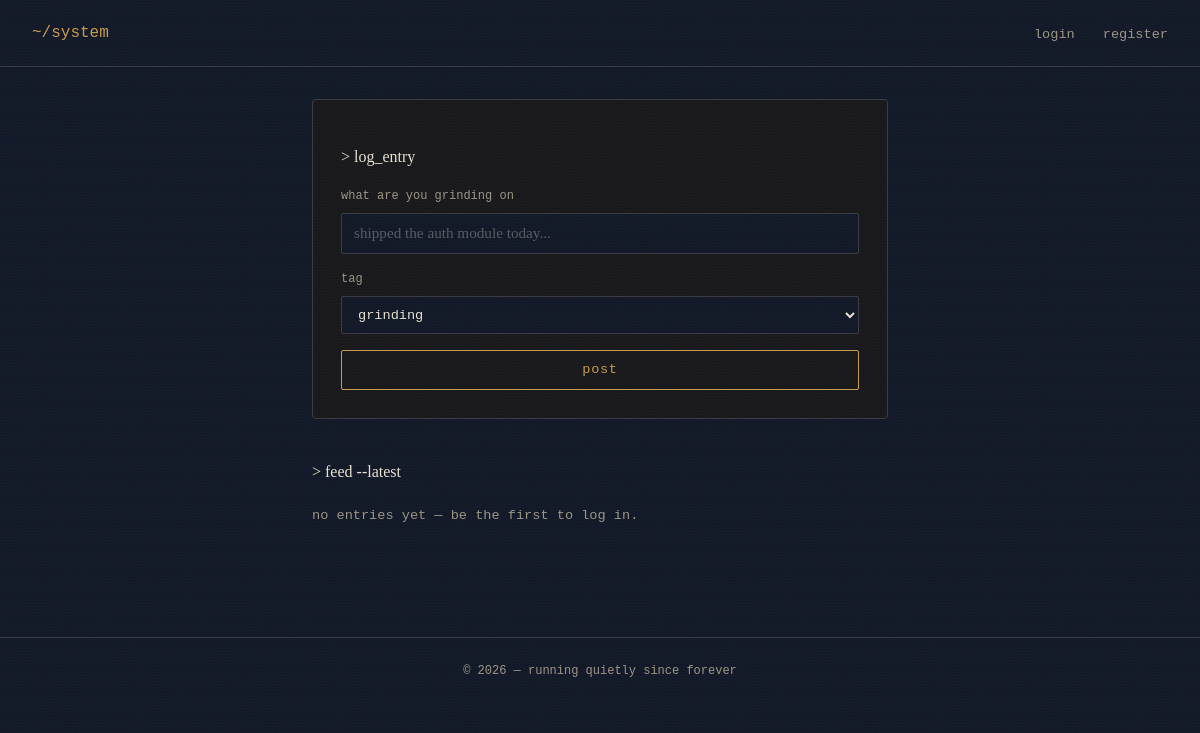
The app's page /grindfeed, older data.
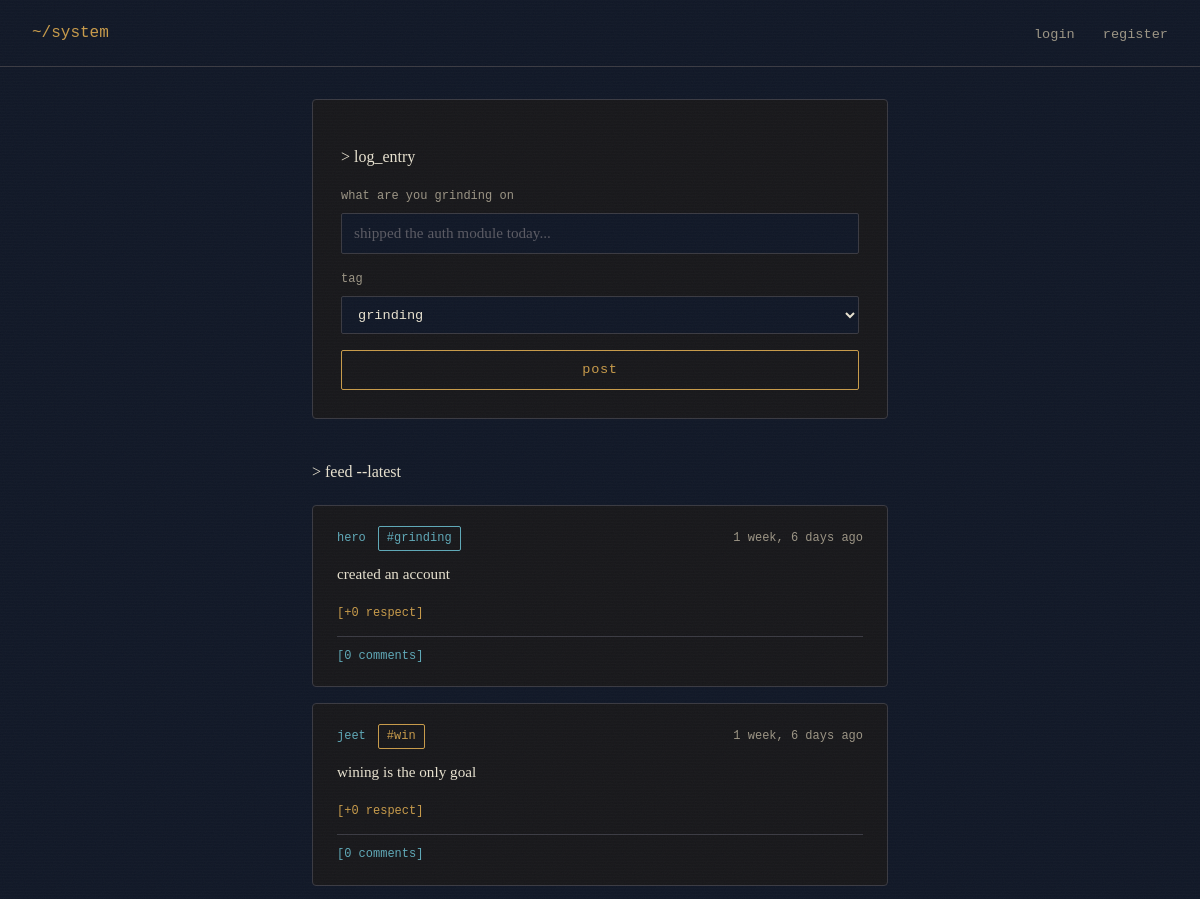
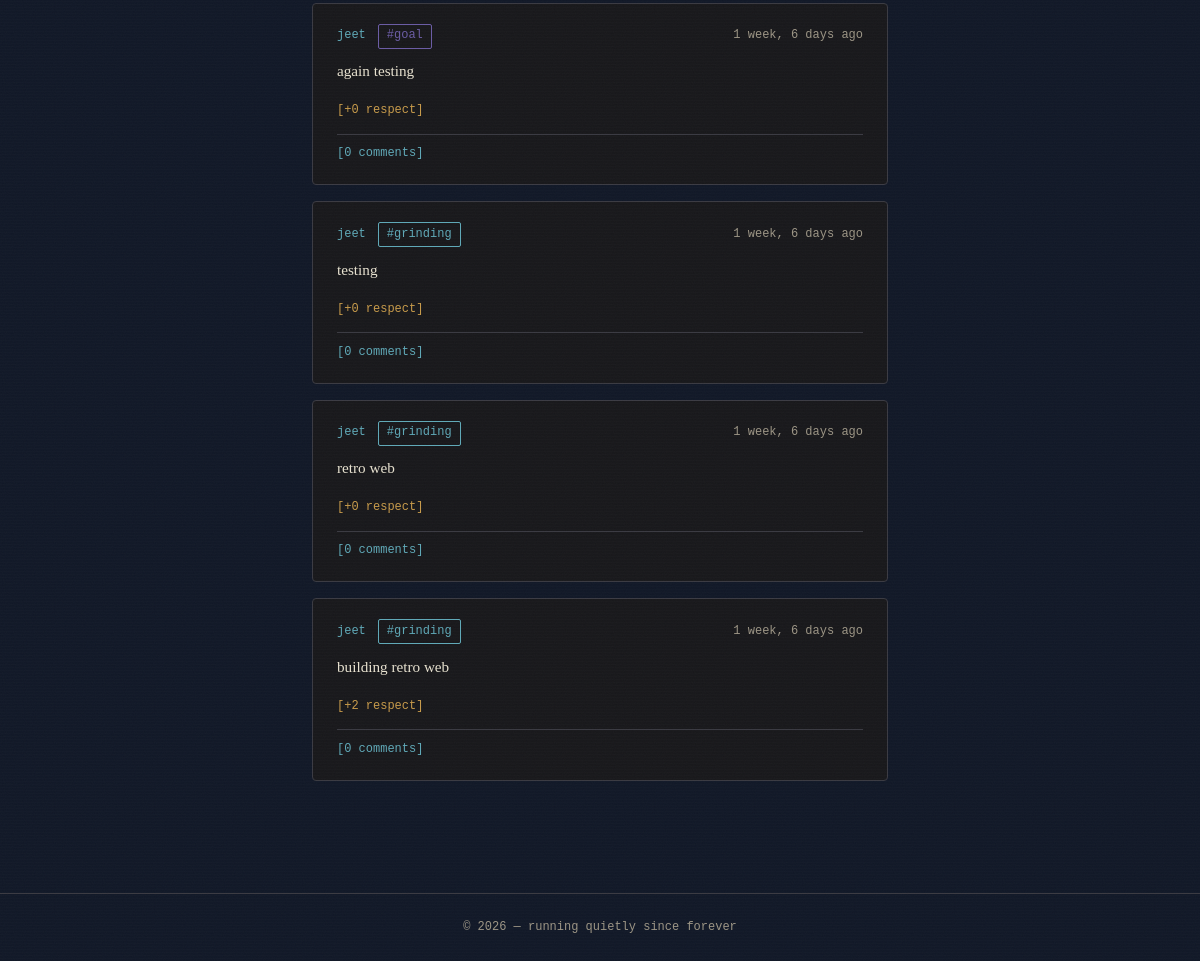
The same page, newer data (2 pictures, top to bottom).
### myretroapp/models.py (models this page shows)
class GrindPost(models.Model):
    TAG_CHOICES = [
        ('grinding', 'grinding'),
        ('goal', 'goal'),
        ('quote', 'quote'),
        ('win', 'win'),
    ]
    user = models.ForeignKey(User, on_delete=models.CASCADE)
    content = models.CharField(max_length=280)
    tag = models.CharField(max_length=20, choices=TAG_CHOICES, default='grinding')
    created_at = models.DateTimeField(auto_now_add=True)
    respect_count = models.PositiveBigIntegerField(default=0)
    class Meta:
        ordering = ['-created_at']

### myretroapp/views.py (the view)
# urls.py: path('grindfeed', views.grind_feed, name = 'grind_feed'),
@never_cache
def grind_feed(request):
    grind_list = GrindPost.objects.all()
    return render(request, 'grind_page.html', {'grinding' : grind_list})

### templates/grind_page.html (shortened to what this page needs)
{% load static %}
<!doctype html>
<html lang="en">
  <head>
    <link rel="stylesheet" href="{% static 'style.css' %}" />
  </head>
  <body>
    {% include 'menus.html' %}
    <main class="grind-wrapper">
      <section class="grind-composer">
        <p class="prompt-line">&gt; log_entry</p>
        <form method="post" action="{% url 'create_grind_post' %}">
          <div class="field-group">
            <label for="text">what are you grinding on</label>
            <input
              type="text"
              id="text"
              name="text"
              placeholder="shipped the auth module today..."
              required
            />
          </div>
          <div class="field-group">
            <label for="tags">tag</label>
            <select id="tags" name="tags" required>
              <option value="grinding">grinding</option>
            </select>
          </div>
          <button type="submit" class="btn">post</button>
        </form>
      </section>
      <section class="grind-feed">
        <p class="prompt-line">&gt; feed --latest</p>
        {% for g in grinding %}
        <article class="grind-post">
          <div class="grind-post-meta">
            <span class="grind-user">{{ g.user.username }}</span>
            <span class="grind-tag grind-tag-{{ g.tag }}">#{{ g.tag }}</span>
            <span class="grind-time">{{ g.created_at|timesince }} ago</span>
          </div>
          <p class="grind-content">{{ g.content }}</p>
          <a href="{% url 'respect_post' g.id %}" class="respect-link">
            [+{{ g.respect_count }} respect]
          </a>
          <details class="comment-toggle">
            <summary>[{{ g.comments.count }} comments]</summary>
          </details>
        </article>
        {% empty %}
        <p class="grind-empty">
          no entries yet &mdash; be the first to log in.
        </p>
        {% endfor %}
      </section>
    </main>
    <footer class="site-footer">
      &copy; 2026 &mdash; running quietly since forever
    </footer>
  </body>
</html>

### templates/menus.html
<nav class="site-nav-bar">
  <a href="{% url 'home_view' %}" class="nav-logo">~/system</a>
  <div class="nav-links">
    {% if request.user.is_authenticated %}
    <a href="{% url 'grind_feed' %}">grind</a>
    <a href="{% url 'daily_question' %}">daily</a>
    <a href="{% url 'logout_view' %}">logout</a>
    <a href="{% url 'capsule_list' %}">capsules</a>
    {% else %}
    <a href="{% url 'login_view' %}">login</a>
    <a href="{% url 'register_view' %}">register</a>
    {% endif %}
  </div>
</nav>

### static/style.css (style rules this page uses)
:root { --charcoal: #18181b; --navy: #111827; --purple: #6b5ca5; --teal: #4e8c88; --cyan: #5fa9b8; --amber: #c89b4a; --off-white: #e8e2d0; --bg: var(--navy); --surface: var(--charcoal); --border: #3a3a42; --text: var(--off-white); --text-muted: #9c9585; --accent: var(--amber); --mono: "IBM Plex Mono", "Courier New", monospace; --body-font: "Iowan Old Style", "Georgia", serif; }
* { box-sizing: border-box; }
html, body { margin: 0; padding: 0; background-color: var(--bg); color: var(--text); font-family: var(--body-font); line-height: 1.65; }
body { position: relative; min-height: 100vh; }
body::before { content: ""; position: fixed; inset: 0; pointer-events: none; z-index: 1000; background: repeating-linear-gradient( to bottom, rgba(255, 255, 255, 0.02) 0px, rgba(255, 255, 255, 0.02) 1px, transparent 1px, transparent 3px ); opacity: 0.5; }
body::after { content: ""; position: fixed; inset: 0; pointer-events: none; z-index: 999; opacity: 0.03; }
a { color: var(--cyan); text-decoration: none; border-bottom: 1px solid transparent; }
.site-footer { border-top: 1px solid var(--border); padding: 1.5rem 2rem; margin-top: 4rem; font-family: var(--mono); font-size: 0.75rem; color: var(--text-muted); text-align: center; }
.field-group { margin-bottom: 1.25rem; }
.field-group label { display: block; font-family: var(--mono); font-size: 0.75rem; color: var(--text-muted); margin-bottom: 0.4rem; text-transform: lowercase; }
.field-group input { width: 100%; padding: 0.65rem 0.75rem; background-color: var(--navy); border: 1px solid var(--border); border-radius: 2px; color: var(--text); font-family: var(--body-font); font-size: 0.95rem; }
.field-group input::placeholder { color: #5a5a63; }
.btn { display: inline-block; width: 100%; padding: 0.7rem 1rem; background-color: transparent; border: 1px solid var(--accent); color: var(--accent); font-family: var(--mono); font-size: 0.85rem; letter-spacing: 0.05em; cursor: pointer; border-radius: 2px; transition: background-color 0.15s ease, color 0.15s ease; }
.grind-wrapper { max-width: 640px; margin: 0 auto; padding: 2rem; }
.grind-composer { border: 1px solid var(--border); background-color: var(--surface); padding: 1.75rem; border-radius: 4px; margin-bottom: 2.5rem; }
.grind-composer .field-group { margin-bottom: 1rem; }
.grind-composer select { width: 100%; padding: 0.6rem 0.75rem; background-color: var(--navy); border: 1px solid var(--border); border-radius: 2px; color: var(--text); font-family: var(--mono); font-size: 0.85rem; }
.grind-feed .prompt-line { margin-bottom: 1.25rem; }
.grind-post { border: 1px solid var(--border); border-radius: 4px; padding: 1.25rem 1.5rem; margin-bottom: 1rem; background-color: var(--surface); }
.grind-post-meta { display: flex; align-items: center; gap: 0.75rem; margin-bottom: 0.6rem; font-family: var(--mono); font-size: 0.75rem; }
.grind-user { color: var(--cyan); }
.grind-tag { padding: 0.1rem 0.5rem; border: 1px solid var(--border); border-radius: 2px; color: var(--text-muted); }
.grind-tag-goal { color: var(--purple); border-color: var(--purple); }
.grind-tag-win { color: var(--amber); border-color: var(--amber); }
.grind-tag-grinding { color: var(--cyan); border-color: var(--cyan); }
.grind-time { color: var(--text-muted); margin-left: auto; }
.grind-content { font-size: 0.95rem; color: var(--text); margin: 0 0 0.75rem 0; }
.respect-link { font-family: var(--mono); font-size: 0.75rem; color: var(--amber); }
.comment-toggle { margin-top: 0.75rem; border-top: 1px solid var(--border); padding-top: 0.6rem; }
.comment-toggle summary { font-family: var(--mono); font-size: 0.75rem; color: var(--cyan); cursor: pointer; list-style: none; }
.site-nav-bar { border-bottom: 1px solid var(--border); padding: 1.25rem 2rem; display: flex; justify-content: space-between; align-items: center; }
.nav-logo { font-family: var(--mono); color: var(--accent); font-size: 1rem; border-bottom: none; }
.nav-links a { margin-left: 1.5rem; font-family: var(--mono); font-size: 0.85rem; color: var(--text-muted); }

Row changes from the older to the newer data that the page shows:
added GrindPost: user.username "hero", tag "grinding", created_at "1 week, 6 days", content "created an account", respect_count "0", comments.count "0"
added GrindPost: user.username "jeet", tag "win", created_at "1 week, 6 days", content "wining is the only goal", respect_count "0", comments.count "0"
added GrindPost: user.username "jeet", tag "goal", created_at "1 week, 6 days", content "again testing", respect_count "0", comments.count "0"
added GrindPost: user.username "jeet", tag "grinding", created_at "1 week, 6 days", content "testing", respect_count "0", comments.count "0"
added GrindPost: user.username "jeet", tag "grinding", created_at "1 week, 6 days", content "retro web", respect_count "0", comments.count "0"
added GrindPost: user.username "jeet", tag "grinding", created_at "1 week, 6 days", content "building retro web", respect_count "2", comments.count "0"
Text that changed along with them:
text no longer shown: "no entries yet — be the first to log in."
